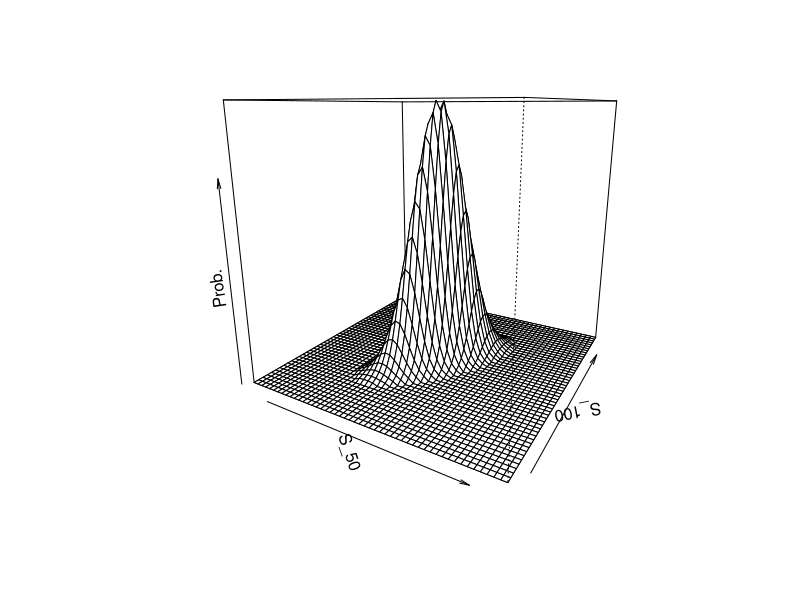
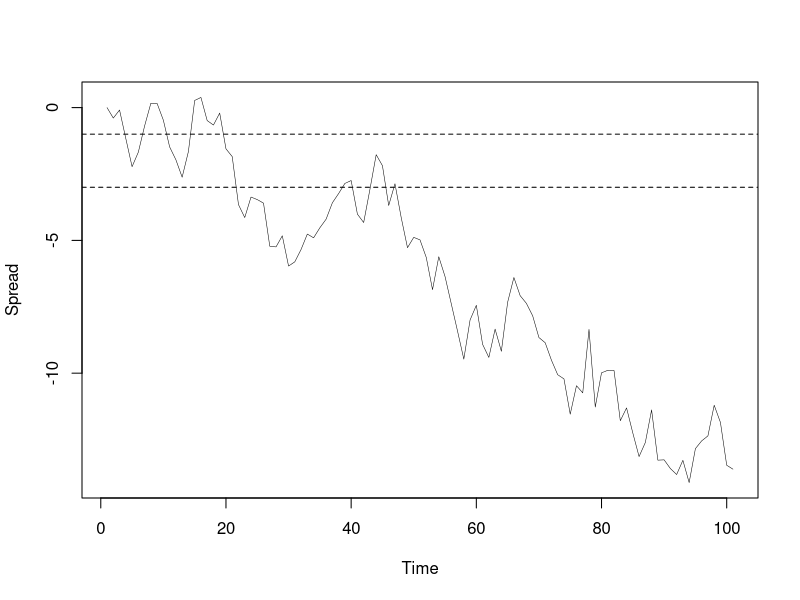

The R script that drew these images, in order: (Note: this script raises an error after producing the figures.)
# Ar_1 Function for simulations
AR_1<-function(t=0.1,N=10000,mu=100,k=0.1,sigma=20,plot=T,plot_threshold=2*sigma,S_0=100){
  norm_rv<-rnorm(N,mean=0,sd=t*sigma)
  #  norm_rv<-rep(1,N)
  Y<-numeric(N)
  Y[1]<-S_0
  for(i in 2:N){
    Y[i]<-Y[i-1]+k*(mu-Y[i-1])*t+norm_rv[i]
  }
  # Y<-arima.sim(list( ar=(1-k*t),innov=(norm_rv+rep(k*mu*t,N))),n.start = 1,start.innov = mu,n=N)[1:N]
  if(plot){
    plot(1:N,Y,type='l',col="black",lwd=0.5,xlab="Time",ylab="Spread")
    abline(h=mu+plot_threshold,lty=2)
    abline(h=mu,lty=2)
    abline(h=mu-plot_threshold,lty=2)
  }
  return(Y)
  
}





N<-10 # different Parameters
n<-100 # time steps 
n_discr<-50
time_diff<-1
kk<-rep(0.001,N)
# Setting Parameters
mu<-seq(-1,1,length=N)
sigma<-seq(1,1,length=N)
S_0<-0
## Values
x<-matrix(0,N,n_discr)
y<-matrix(0,N,n_discr)
standard_dev<-0
for(j in 0:(n/2)){
  standard_dev<-standard_dev+((1-kk*time_diff)^j)*sigma*time_diff
}
standard_dev<-sqrt(standard_dev)

# probabilities
prob_set<-array(0,dim=c(N,n_discr,n_discr))
for(i in 1:N){
  # Assigning Values
  x[i,]<-seq(S_0-50,S_0+50,length=n_discr)
  y[i,]<-seq(S_0-50,S_0+50,length=n_discr)
  for(j in 1:n_discr){
    for(k in 1:n_discr){
      # Assigning Probabilities
      prob_set[i,j,k]<-dnorm(x[i,j],mean=mu[i]*(1-(1-kk[i]*time_diff)^(n/2))+((1-kk[i]*time_diff)^(n/2))*S_0,sd=standard_dev[i])*dnorm(y[i,k],mean=mu[i]*(1-(1-kk[i]*time_diff)^(n/2))+((1-kk[i]*time_diff)^(n/2))*x[i,j],sd=standard_dev[i])
    }
  }
  prob_set[i,,]<-prob_set[i,,]/sum(prob_set[i,,])
}

### Removing too low probabilities
epsilon<-0.0001
for(i in 1:N){
  for(j in 1:n_discr){
    for(k in 1:n_discr){
      if((prob_set[i,j,k])<epsilon){
        prob_set[i,j,k]<-0
      }
    }
  }
  prob_set[i,,]<-prob_set[i,,]/sum(prob_set[i,,])
}

persp(x[1,],y[1,],prob_set[1,,],xlab="S_50",ylab="S_100",zlab="Prob.",theta=30)
AR_1(t=time_diff,N=n+1,mu=mu[1],k=kk[1],sigma=sigma[1],plot=T,plot_threshold=2*sigma[1],S_0=S_0)
# Function Definition

func1<-function(x,y){max(y-S_0,0)}

# Computation of the Bounds
limit<-Inf

# Robust Bounds
check_statarb(x[1,],y[1,],prob_set[1,,],S_0)
super_rep_fixp(x[1,],y[1,],prob_set[1,,],func=function(x,y){0},stat_arb=T,lower=F,S_0,limit)
lower_bound_nosa<-super_rep(x,y,prob_set,func=func1,stat_arb=F,lower=T,S_0,limit)
lower_bound<-super_rep_robust(x,y,prob_set,func=func1,stat_arb=T,lower=T,S_0,limit)
upper_bound<-super_rep_robust(x,y,prob_set,func=func1,stat_arb=T,lower=F,S_0,limit)
upper_bound_nosa<-super_rep(x,y,prob_set,func=func1,stat_arb=F,lower=F,S_0,limit)

# Simulations
## Statistical Arbitrage
par(mfrow=c(2,2))
par(mar=c(2.5, 4.5,1.5, 1.5))
Delta_0_upper<-upper_bound$Delta_0
Delta_1_upper<-splinefun(upper_bound$x,upper_bound$Delta_1,method="natural")
#plot(upper_bound$x,Delta_1_upper(upper_bound$x),type="l")
nr_gains<-0
nr_losses<-0
d_upper<-upper_bound$d
gain<-0
Nr_sim<-1000000
best<-0
worst<-0
ff<-numeric(Nr_sim)
for(i in 1:Nr_sim){
  ii<-sample(1:N,1) # choosing random parameter
  S<-AR_1(t=time_diff,N=n+1,mu=mu[ii],k=kk[ii],sigma=sigma[ii],plot=F,plot_threshold=2*sigma,S_0=S_0)
  f<-(6-func1(S[n/2],S[n])+Delta_0_upper*(S[n/2]-S_0)+Delta_1_upper(S[n/2])*(S[n]-S[n/2]))
  ff[i]<-f
  gain<-gain+f
  if(f<0){nr_losses<-nr_losses+1}
  if(f>0){nr_gains<-nr_gains+1}
  if(f>best){best<-f}
  if(f<worst){worst<-f}
}
gain/Nr_sim
best
worst
nr_losses/Nr_sim
nr_gains/Nr_sim
hist(ff,xlab="Average Gain",main="Statistical Arbitrage",breaks=50)

########## Delta Strategies
Delta_strat<-function(N,eps=20,delta=0.001,Y,mu=0){
  Delta<-numeric(N)
  for(i in 2:N){
    if((Y[i]>=(mu+eps))*(Delta[i-1]==0)){
      Delta[i]<-(Delta [i-1]-1)
    }
    else if((Y[i]>=(mu-delta))*(Delta[i-1]==1)){
      Delta[i]<-(Delta [i-1]-1)
    }
    else if((Y[i]<=(mu-eps))*(Delta[i-1]==0)){
      Delta[i]<-(Delta [i-1]+1)
    }
    else if((Y[i]<=(mu+delta))*(Delta[i-1]==(-1))){
      Delta[i]<-(Delta [i-1]+1)
    }
    else{
      Delta[i]<-(Delta [i-1])
    }
  }
  return(Delta)
}
Gain<-function(Delta,N,S){
  G<-numeric(N)
  for(i in 2:N){
    G[i]<-Delta[i-1]*(S[i]-S[i-1])
  }
  G<-cumsum(G)
  # print(G[N])
  return(G)
}
# par(mfrow=c(2,1))
# par(mar=c(2.5, 4.5,1.5, 1.5))
# set.seed(103) # Good Scenario
# #set.seed(434) # Bad Scenario
# Y<-AR_1(time_diff,N=n+1,mu[1],k=kk[1],sigma[1],plot=F,plot_threshold = 2*sigma,S_0=S_0)
# #D1<-Delta_strat(N,eps=2*sigma,delta=0.001,Y)
# D1<-Delta_strat(N=n+1,eps=2*sigma[1],delta=0.001,Y,mu[1])
# 
# # Trading-Points einzeichnen
# points((1:(n+1))[c(F,diff(D1)!=0)],Y[c(F,diff(D1)!=0)],pch=19,cex=1.5,col="black")
# 
# # Anzahl der Long/shortPositionen bestimmen
# long_entry<-(1:(n+1))[c(F,(diff(D1)==1)&(D1[-1]!=0))]
# long_exit<-(1:(n+1))[c(F,(diff(D1)==-1)&(D1[-(n+1)]==1))]
# short_entry<-(1:(n+1))[c(F,(diff(D1)==-1)&(D1[-1]!=0))]
# short_exit<-(1:(n+1))[c(F,(diff(D1)==1)&(D1[-(n+1)]==-1))]
# nlong<-length(long_entry)
# nshort<-length(short_entry)
# if(nlong>length(long_exit)){long_exit<-c(long_exit,(n+1))}
# if(nshort>length(short_exit)){short_exit<-c(short_exit,(n+1))}
# # Wenn investiert, dann kolorieren
# for(i in 1:nlong){
#   lines((1:(n+1))[seq(long_entry[i],long_exit[i],by=1)],Y[seq(long_entry[i],long_exit[i],by=1)],lty=1,lwd=0.5,col="red")
# }
# for(i in 1:nshort){
#   lines((1:(n+1))[seq(short_entry[i],short_exit[i],by=1)],Y[seq(short_entry[i],short_exit[i],by=1)],lty=1,lwd=0.5,col="blue")
# }
# #Gain plotten
# plot(1:(n+1),Gain(D1,(n+1),Y),type="l",xlab="Time",ylab="Gain")
# for(i in 1:nlong){
#   lines((1:(n+1))[seq(long_entry[i],long_exit[i],by=1)],Gain(D1,(n+1),Y)[seq(long_entry[i],long_exit[i],by=1)],lty=1,lwd=0.5,col="red")
# }
# for(i in 1:nshort){
#   lines((1:(n+1))[seq(short_entry[i],short_exit[i],by=1)],Gain(D1,(n+1),Y)[seq(short_entry[i],short_exit[i],by=1)],lty=1,lwd=0.5,col="blue")
# }

##############Simulations
#1)epsilon=sigma

nr_gains<-0
nr_losses<-0
gain<-0
Nr_sim<-1000000
best<-0
worst<-0
ff<-numeric(Nr_sim)
for(i in 1:Nr_sim){
  ii<-sample(1:N,1) # choosing random parameter
  S<-AR_1(t=time_diff,N=n+1,mu=mu[ii],k=kk[ii],sigma=sigma[ii],plot=F,plot_threshold=2*sigma[ii],S_0=S_0)
  D1<-Delta_strat(N=n+1,eps=1*sigma[ii],delta=0.001,S,mu[ii])
  f<-Gain(D1,(n+1),S)[n+1]
  ff[i]<-f
  gain<-gain+f
  if(f<0){nr_losses<-nr_losses+1}
  if(f>0){nr_gains<-nr_gains+1}
  if(f>best){best<-f}
  if(f<worst){worst<-f}
}
gain/Nr_sim
best
worst
nr_losses/Nr_sim
nr_gains/Nr_sim
hist(ff,xlab="Average Gain",main="Pairs trading with Epsilon =sigma",breaks=50)

#2)epsilon=2*sigma

nr_gains<-0
nr_losses<-0
gain<-0
Nr_sim<-1000000
best<-0
worst<-0
ff<-numeric(Nr_sim)
for(i in 1:Nr_sim){
  ii<-sample(1:N,1) # choosing random parameter
  S<-AR_1(t=time_diff,N=n+1,mu=mu[ii],k=kk[ii],sigma=sigma[ii],plot=F,plot_threshold=2*sigma[ii],S_0=S_0)
  D1<-Delta_strat(N=n+1,eps=2*sigma[ii],delta=0.001,S,mu[ii])
  f<-Gain(D1,(n+1),S)[n+1]
  gain<-gain+f
  ff[i]<-f
  if(f<0){nr_losses<-nr_losses+1}
  if(f>0){nr_gains<-nr_gains+1}
  if(f>best){best<-f}
  if(f<worst){worst<-f}
}
gain/Nr_sim
best
worst
nr_losses/Nr_sim
nr_gains/Nr_sim
hist(ff,xlab="Average Gain",main="Pairs trading with Epsilon =2*sigma",breaks=50)

#3) epsilon=3*sigma

nr_gains<-0
nr_losses<-0
gain<-0
Nr_sim<-1000000
best<-0
worst<-0
ff<-numeric(Nr_sim)
for(i in 1:Nr_sim){
  ii<-sample(1:N,1) # choosing random parameter
  S<-AR_1(t=time_diff,N=n+1,mu=mu[ii],k=kk[ii],sigma=sigma[ii],plot=F,plot_threshold=2*sigma[ii],S_0=S_0)
  D1<-Delta_strat(N=n+1,eps=3*sigma[ii],delta=0.001,S,mu[ii])
  f<-Gain(D1,(n+1),S)[n+1]
  ff[i]<-f
  gain<-gain+f
  if(f<0){nr_losses<-nr_losses+1}
  if(f>0){nr_gains<-nr_gains+1}
  if(f>best){best<-f}
  if(f<worst){worst<-f}
}
gain/Nr_sim
best
worst
nr_losses/Nr_sim
nr_gains/Nr_sim
hist(ff,xlab="Average Gain",main="Pairs trading with Epsilon =3*sigma",breaks=50)



